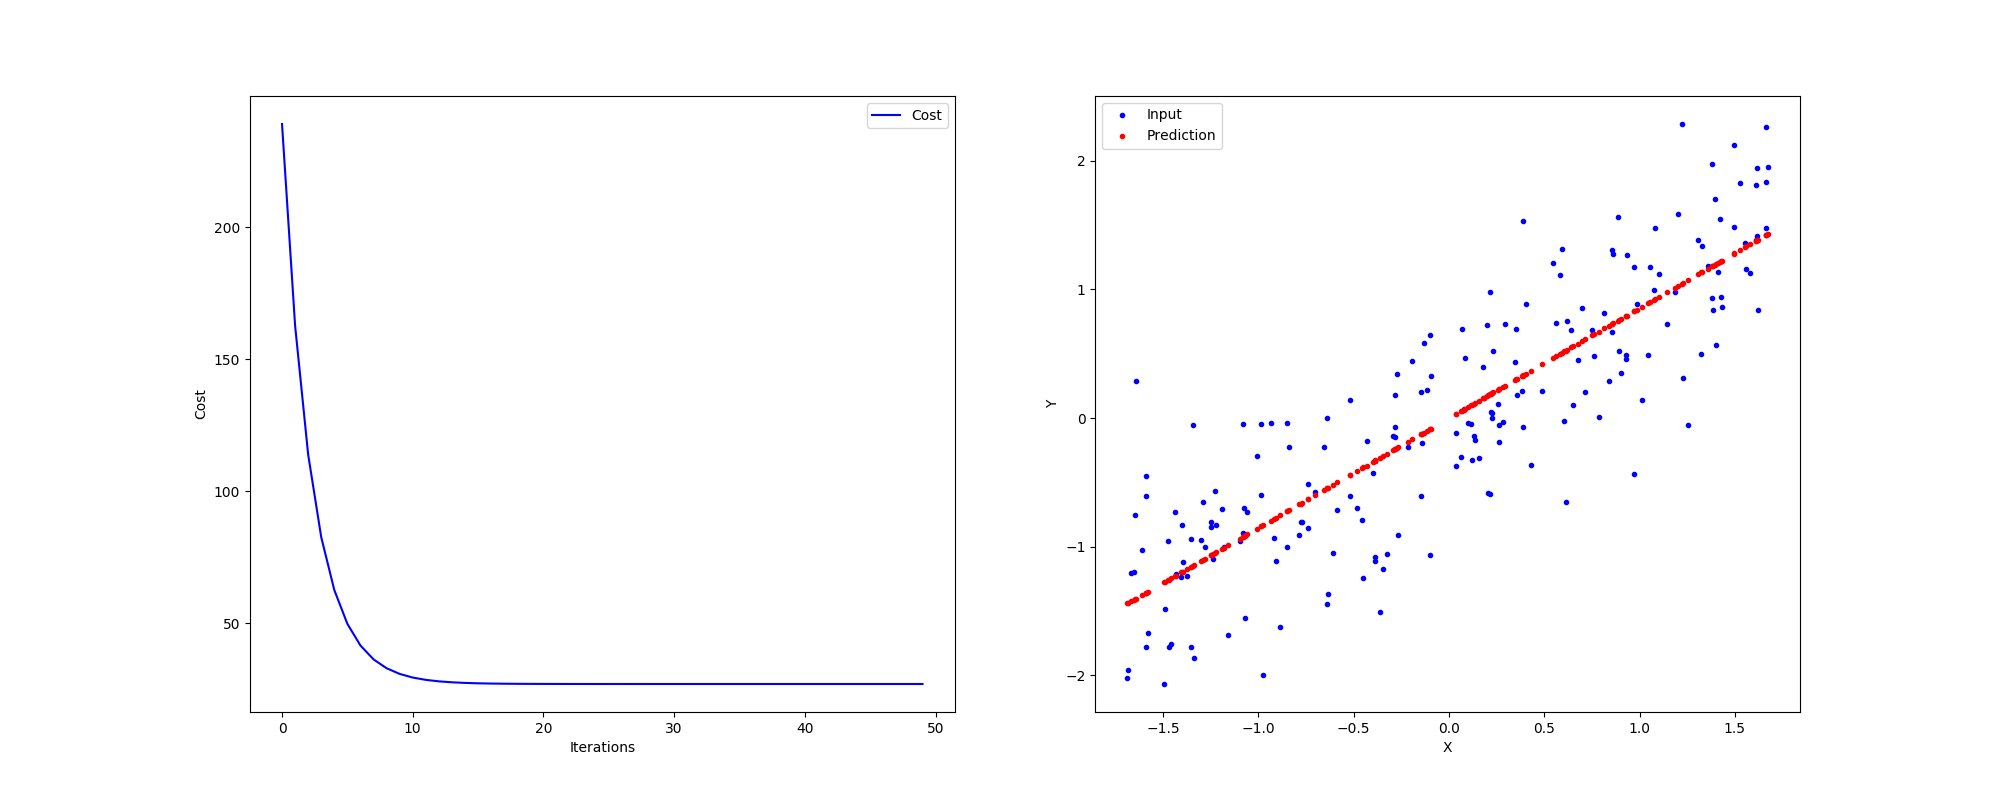

Write Python code to recreate this figure.
import time
import sys
import os
import math

import matplotlib.pyplot as plt
import numpy as np

sys.path.append(os.path.join(os.path.dirname(__file__), '../'))
sys.path.append(os.path.join(os.path.dirname(__file__), '../../'))
from mini_ml_framework.modules.helpers import *
from mini_ml_framework.modules.trainer import trainBatchGD, trainGD
from mini_ml_framework.modules import Linear, LossMSE, ReLu, Tanh, Sequential
from customprotocol import *
from python_sockets.client import Client


HOST = '10.0.1.1'
PORT = 1234
QUEUE_SIZE = 5
UDP_CLIENT = True
HEADER_SIZE = 20
scale_factor = 1
worker_number = 1


proto = CustomProtocol()
socket_adapter = Client(PORT, host=HOST, udp=UDP_CLIENT, protocol=proto)


def scale_up(elements, factor):
    for i, e in enumerate(elements):
        elements[i] = round(e*factor)
    return elements


def scale_down(elements, factor):
    for i, e in enumerate(elements):
        elements[i] = e / (factor*worker_number)
    return elements


def generate_data(input_size, output_size):
    X = 2 * np.random.rand(input_size, output_size)
    Y = 4 + 3*X+np.random.randn(input_size, output_size)
    return X, Y


def get_formated_message(status, step, weights):
    values = []
    values.append(status)
    values.append(step)
    values.extend(scale_up(weights, scale_factor))
    return values


def on_params_update(update_params, step):
    print('Updating params')
    for i, current_param in enumerate(update_params):
        if len(current_param) == 0:
            continue

        current_param = current_param.tolist()
        columns = len(current_param[0])
        for c in range(columns):
            # get values by column
            w = [row[c] for row in current_param]
            # send weights
            print('Step {} | Sending weights: {}'.format(step, current_param))
            msg = get_formated_message(STATE_LEARNING, step, w)
            answer = socket_adapter.send_message(msg, wait_answer=True)
            status = answer[0]
            step = answer[1]
            new_parameters = answer[2:]
            # print(new_parameters)
            new_parameters = scale_down(new_parameters, scale_factor)
            print('Got answer: ', answer)
            if status != STATE_LEARNING:
                raise Exception('Error on answer')

            if len(new_parameters) == len(w):
                for j, row in enumerate(param):
                    row[c] = new_parameters[j]

                update_params[i] = np.array(param)
            else:
                print('Empty weights')

    print('New update params are:', update_params)
    return update_params


def main():
    global scale_factor
    global worker_number
    current_state = STATE_INITIAL
    worker_name = 'worker'
    if len(sys.argv) > 1:
        worker_name = sys.argv[1]

    print('Initializing worker ' + worker_name)
    while True:
        answer = socket_adapter.send_message(
            get_formated_message(current_state, 0, []), wait_answer=True)
        status = answer[0]
        step = answer[1]
        new_parameters = answer[2:]

        if status == current_state:
            print('Worker successfully registered')
        else:
            print('Error on setup | message:{}'.format(answer))
            break

        if len(new_parameters) > 0:
            iterations = new_parameters[0]
            eta = new_parameters[1]
            input_size = new_parameters[2]
            output_size = new_parameters[3]
            scale_factor = new_parameters[4]
            eta = eta / scale_factor
            worker_number = step
            print('Parameters | iterations: {} | eta: {} | in: {} | out: {} | scale: {} | workers: {}'.format(
                iterations, eta, input_size, output_size, scale_factor, worker_number))
            break

        else:
            print('Waiting for setup data')
            time.sleep(2)

    x, y = generate_data(input_size, output_size)
    X = standarize(x)
    Y = standarize(y)
    model = Linear(X.shape[1], Y.shape[1])
    optim = LossMSE()

    current_state = STATE_WAITING
    while True:
        print('Waiting to start learning')
        answer = socket_adapter.send_message(
            get_formated_message(current_state, 0, []), wait_answer=True)
        status = answer[0]
        step = answer[1]
        parameters = answer[2:]
        if status == STATE_LEARNING:
            current_state = STATE_WAITING
            print('Start learning')
            break

        time.sleep(2)

    cost = trainGD(model, optim, X, Y, iterations, eta=eta,
                   update_func=on_params_update, v=False)
    plotCostAndData(model, X, Y, cost, fig_name=worker_name)
    # socket_adapter.send_message({ 'name': 'Time', 'time': time.time()})


if __name__ == '__main__':
    main()
